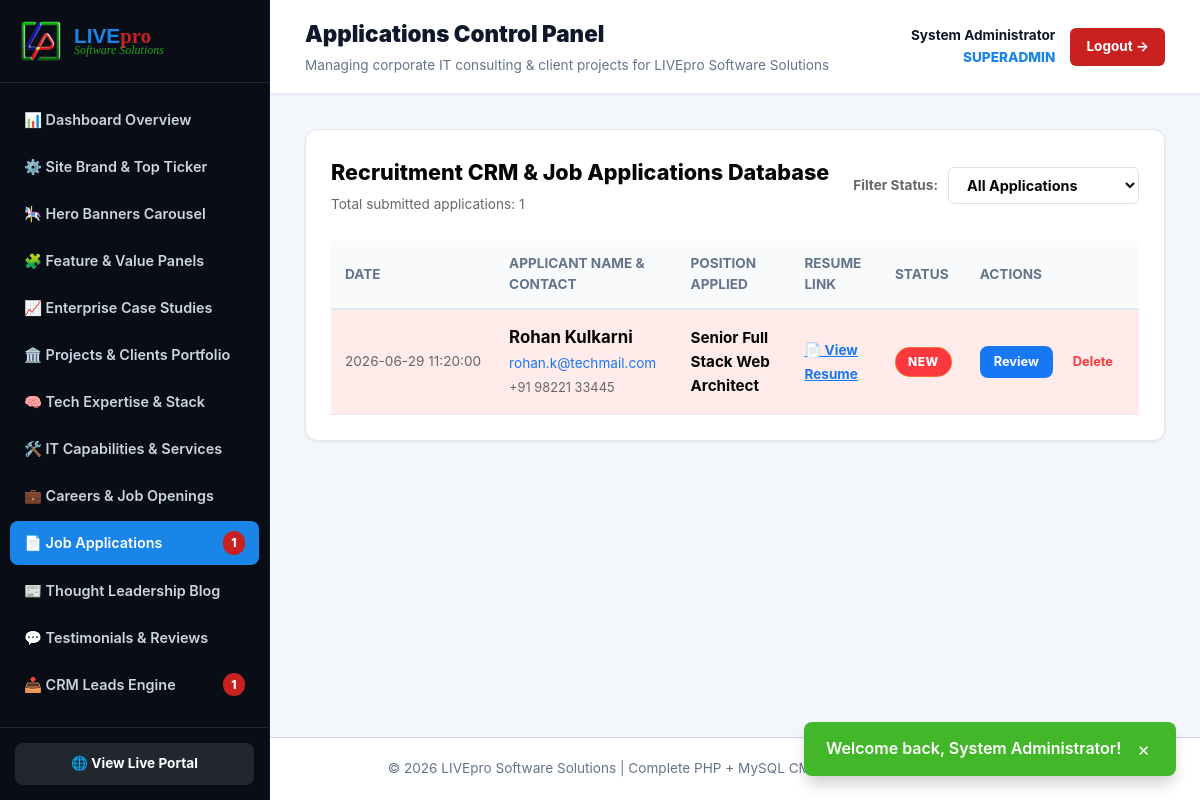
The app's page /admin/applications.php (signed in) with its own data.
### tables this page shows
CREATE TABLE `job_applications` (
  `id` INT(11) UNSIGNED NOT NULL AUTO_INCREMENT,
  `job_id` INT(11) UNSIGNED NOT NULL,
  `job_title` VARCHAR(150) NOT NULL,
  `applicant_name` VARCHAR(100) NOT NULL,
  `email` VARCHAR(100) NOT NULL,
  `phone` VARCHAR(50) NOT NULL,
  `resume_link` VARCHAR(255) NOT NULL,
  `cover_letter` TEXT NULL,
  `status` ENUM('new', 'reviewed', 'shortlisted', 'rejected') DEFAULT 'new',
  `created_at` DATETIME DEFAULT CURRENT_TIMESTAMP,
  PRIMARY KEY (`id`)
);

### admin/applications.php (the view, shortened to what this page needs)
<?php
require_once __DIR__ . '/../includes/functions.php';
$view_id = intval($_GET['view'] ?? 0);
$filter_status = $_GET['filter'] ?? 'all';
require_once __DIR__ . '/includes/header.php';
if ($view_id > 0):
    $stmt = $pdo->prepare("SELECT * FROM job_applications WHERE id = ?");
    $stmt->execute([$view_id]);
    $app = $stmt->fetch();
    if (!$app) {
        flash_message("Application record not found.", "error");
        header("Location: applications.php");
        exit;
    }
    if ($app['status'] === 'new') {
        update_job_application_status($view_id, 'reviewed');
        $app['status'] = 'reviewed';
    }
?>
    <div class="admin-card" style="max-width: 800px; margin: 0 auto;">
      <div style="display: flex; justify-content: space-between; align-items: center; margin-bottom: 25px; border-bottom: 1px solid #dddfe2; padding-bottom: 15px;">
        <div>
          <span class="badge badge-primary">Candidate ID: #<?= $app['id']; ?></span>
          <h3 style="font-size: 1.5rem; font-weight: 800; margin: 6px 0 0 0; color: #050505;">Candidate Application Review</h3>
        </div>
        <a href="applications.php" class="btn" style="background: #f0f2f5; color: #65676b; text-decoration: none; font-size: 0.85rem;">&larr; Back to Applications Table</a>
      </div>
      <div style="background: #f0f2f5; border: 1px solid #dddfe2; padding: 25px; border-radius: 8px; margin-bottom: 25px; display: grid; grid-template-columns: 1fr 1fr; gap: 20px;">
        <div>
          <span style="font-size: 0.8rem; color: #65676b; font-weight: 700; display: block;">APPLICANT NAME</span>
          <strong style="font-size: 1.15rem; color: #050505;"><?= htmlspecialchars($app['applicant_name']); ?></strong>
        </div>
        <div>
          <span style="font-size: 0.8rem; color: #65676b; font-weight: 700; display: block;">CURRENT APPLICATION STATUS</span>
          <?php
            $badges = ['new' => 'badge-warning', 'reviewed' => 'badge-primary', 'shortlisted' => 'badge-accent', 'rejected' => 'badge-warning'];
            $b_class = $badges[$app['status']] ?? 'badge-primary';
          ?>
          <span class="badge <?= $b_class; ?>" style="font-size: 0.85rem; padding: 6px 14px; margin-top: 4px;"><?= strtoupper(htmlspecialchars($app['status'])); ?></span>
        </div>
        <div>
          <span style="font-size: 0.8rem; color: #65676b; font-weight: 700; display: block;">EMAIL ADDRESS</span>
          <a href="mailto:<?= htmlspecialchars($app['email']); ?>" style="color: #1877f2; font-weight: 600; text-decoration: none; font-size: 1.05rem;"><?= htmlspecialchars($app['email']); ?></a>
        </div>
        <div>
          <span style="font-size: 0.8rem; color: #65676b; font-weight: 700; display: block;">MOBILE NUMBER</span>
          <a href="tel:<?= htmlspecialchars($app['phone']); ?>" style="color: #42b72a; font-weight: 600; text-decoration: none; font-size: 1.05rem;"><?= htmlspecialchars($app['phone']); ?></a>
        </div>
      </div>
      <div style="margin-bottom: 25px;">
        <span style="font-size: 0.8rem; color: #65676b; font-weight: 700; display: block; margin-bottom: 6px;">POSITION APPLIED FOR</span>
        <h4 style="font-size: 1.25rem; font-weight: 800; color: #1877f2; margin: 0 0 15px 0; background: #e8f0fe; padding: 12px 18px; border-radius: 6px; border-left: 4px solid #1877f2;">
          <?= htmlspecialchars($app['job_title']); ?>
        </h4>
        <span style="font-size: 0.8rem; color: #65676b; font-weight: 700; display: block; margin-bottom: 6px;">RESUME / PORTFOLIO LINK</span>
        <div style="background: white; border: 1px solid #dddfe2; padding: 15px 20px; border-radius: 6px; margin-bottom: 20px;">
          <a href="<?= htmlspecialchars($app['resume_link']); ?>" target="_blank" style="color: #1877f2; font-weight: 700; text-decoration: underline; font-size: 1.05rem; display: flex; align-items: center; gap: 8px;">
            📄 Open Candidate Resume &rarr;
          </a>
        </div>
        <?php if (!empty($app['cover_letter'])): ?>
          <span style="font-size: 0.8rem; color: #65676b; font-weight: 700; display: block; margin-bottom: 6px;">COVER LETTER / INTRODUCTION</span>
          <div style="background: white; border: 1px solid #dddfe2; padding: 25px; border-radius: 6px; font-size: 1.05rem; line-height: 1.8; color: #333; white-space: pre-line;">
            <?= htmlspecialchars($app['cover_letter']); ?>
          </div>
        <?php endif; ?>
      </div>
      <div style="background: #050505; color: white; padding: 25px; border-radius: 8px; display: flex; align-items: center; justify-content: space-between; flex-wrap: wrap; gap: 20px;">
        <div>
          <span style="font-size: 0.85rem; color: #e4e6eb; display: block; margin-bottom: 6px;">Update Recruitment Status:</span>
          <div style="display: flex; gap: 8px;">
            <a href="applications.php?action=status&id=<?= $app['id']; ?>&status=reviewed" class="btn btn-sm" style="background: #333; color: white; text-decoration: none;">Mark Reviewed</a>
            <a href="applications.php?action=status&id=<?= $app['id']; ?>&status=shortlisted" class="btn btn-sm" style="background: #42b72a; color: white; text-decoration: none; font-weight: 800;">⭐ Shortlist Candidate</a>
            <a href="applications.php?action=status&id=<?= $app['id']; ?>&status=rejected" class="btn btn-sm" style="background: #fa383e; color: white; text-decoration: none;">Reject</a>
          </div>
        </div>
        <div style="display: flex; gap: 12px;">
          <a href="mailto:<?= htmlspecialchars($app['email']); ?>?subject=RE: Application for <?= urlencode($app['job_title']); ?> at LIVEpro Software Solutions&body=Dear <?= urlencode($app['applicant_name']); ?>,%0D%0A%0D%0AThank you for applying to LIVEpro Software Solutions.%0D%0A%0D%0A" class="btn btn-primary" style="text-decoration: none;">
            ✉️ Email Candidate
          </a>
          <a href="https://wa.me/<?= preg_replace('/[^0-9]/', '', $app['phone']); ?>" target="_blank" class="btn btn-accent" style="text-decoration: none;">
            💬 WhatsApp
          </a>
          <a href="applications.php?action=delete&id=<?= $app['id']; ?>" onclick="return confirm('Delete this candidate record permanently?')" class="btn btn-danger" style="text-decoration: none;">
            🗑️ Delete
          </a>
        </div>
      </div>
    </div>
<?php else:
    $apps = get_job_applications($filter_status);
?>
    <div class="admin-card">
      <div style="display: flex; justify-content: space-between; align-items: center; margin-bottom: 25px; flex-wrap: wrap; gap: 15px;">
        <div>
          <h3 style="font-size: 1.35rem; font-weight: 800; margin: 0; color: #050505;">Recruitment CRM &amp; Job Applications Database</h3>
          <p style="color: #65676b; font-size: 0.85rem; margin: 4px 0 0 0;">Total submitted applications: <?= count($apps); ?></p>
        </div>
        <div style="display: flex; align-items: center; gap: 10px;">
          <span style="font-size: 0.85rem; font-weight: 700; color: #65676b;">Filter Status:</span>
          <select onchange="window.location.href='applications.php?filter=' + this.value" style="padding: 8px 14px; border: 1px solid #dddfe2; border-radius: 6px; font-size: 0.9rem; font-weight: 700; background: white; color: #050505;">
            <option value="all" <?= $filter_status === 'all' ? 'selected' : ''; ?>>All Applications</option>
          </select>
        </div>
      </div>
      <div style="overflow-x: auto;">
        <table class="admin-table">
          <thead>
            <tr>
              <th>Date</th>
              <th>Applicant Name &amp; Contact</th>
              <th>Position Applied</th>
              <th>Resume Link</th>
              <th>Status</th>
              <th>Actions</th>
            </tr>
          </thead>
          <tbody>
            <?php if (empty($apps)): ?>
              <tr><td colspan="6" style="text-align: center; padding: 35px; color: #65676b;">No job applications found matching this status filter.</td></tr>
            <?php else: ?>
              <?php foreach ($apps as $app): ?>
                <tr style="<?= $app['status'] === 'new' ? 'background: #ffebe9;' : ''; ?>">
                  <td style="color: #65676b; font-size: 0.85rem; white-space: nowrap;"><?= htmlspecialchars($app['created_at']); ?></td>
                  <td>
                    <strong style="color: #050505; font-size: 1.05rem;"><?= htmlspecialchars($app['applicant_name']); ?></strong><br>
                    <a href="mailto:<?= htmlspecialchars($app['email']); ?>" style="color: #1877f2; font-size: 0.85rem; text-decoration: none;"><?= htmlspecialchars($app['email']); ?></a><br>
                    <span style="color: #65676b; font-size: 0.8rem;"><?= htmlspecialchars($app['phone']); ?></span>
                  </td>
                  <td><strong style="color: #050505;"><?= htmlspecialchars($app['job_title']); ?></strong></td>
                  <td><a href="<?= htmlspecialchars($app['resume_link']); ?>" target="_blank" style="color: #1877f2; font-weight: 700; font-size: 0.85rem; text-decoration: underline;">📄 View Resume</a></td>
                  <td>
                    <?php
                      $badges = ['new' => 'badge-warning', 'reviewed' => 'badge-primary', 'shortlisted' => 'badge-accent', 'rejected' => 'badge-warning'];
                      $b_class = $badges[$app['status']] ?? 'badge-primary';
                    ?>
                    <span class="badge <?= $b_class; ?>" style="<?= $app['status'] === 'new' ? 'background: #fa383e; color: white;' : ''; ?>">
                      <?= strtoupper(htmlspecialchars($app['status'])); ?>
                    </span>
                  </td>
                  <td>
                    <div style="display: flex; gap: 8px;">
                      <a href="applications.php?view=<?= $app['id']; ?>" class="btn" style="background: #1877f2; color: white; padding: 6px 14px; font-size: 0.8rem; text-decoration: none; font-weight: 700;">Review</a>
                      <a href="applications.php?action=delete&id=<?= $app['id']; ?>" onclick="return confirm('Delete this application permanently?')" class="btn" style="background: #ffebe9; color: #fa383e; padding: 6px 12px; font-size: 0.8rem; text-decoration: none;">Delete</a>
                    </div>
                  </td>
                </tr>
              <?php endforeach; ?>
            <?php endif; ?>
          </tbody>
        </table>
      </div>
    </div>
<?php endif; ?>
<?php require_once __DIR__ . '/includes/footer.php'; ?>

### assets/css/style.css (style rules this page uses)
:root { --primary: #1a85e8; --primary-hover: #1060b0; --accent: #22a316; --accent-hover: #198010; --danger: #c92020; --danger-hover: #9e1717; --warning: #f2c10d; --bg-main: #090d16; --bg-surface: #ffffff; --bg-card: #ffffff; --bg-light: #f3f6fa; --text-main: #0f172a; --text-muted: #64748b; --text-light: #ffffff; --text-light-muted: #cbd5e1; --border-color: #e2e8f0; --border: #e2e8f0; --border-dark: #334155; --shadow-sm: 0 1px 3px rgba(0, 0, 0, 0.08); --shadow-md: 0 4px 6px -1px rgba(26, 133, 232, 0.1), 0 2px 4px -1px rgba(0, 0, 0, 0.06); --shadow-lg: 0 12px 28px 0 rgba(15, 23, 42, 0.15), 0 2px 4px 0 rgba(0, 0, 0, 0.08); --shadow-xl: 0 20px 40px rgba(15, 23, 42, 0.25); --radius: 12px; --radius-sm: 8px; --transition: all 0.25s cubic-bezier(0.4, 0, 0.2, 1); }
* { box-sizing: border-box; margin: 0; padding: 0; }
body { font-family: -apple-system, BlinkMacSystemFont, "Segoe UI", Roboto, Helvetica, Arial, sans-serif; color: var(--text-main); background-color: var(--bg-light); line-height: 1.6; overflow-x: hidden; }
a { color: inherit; text-decoration: none; cursor: pointer; }
button, input, select, textarea { font-family: inherit; font-size: inherit; }
.btn { display: inline-flex; align-items: center; justify-content: center; gap: 8px; padding: 12px 24px; border-radius: var(--radius-sm); font-weight: 700; cursor: pointer; border: none; transition: var(--transition); font-size: 0.95rem; text-decoration: none; }
.badge { display: inline-block; padding: 4px 12px; border-radius: 9999px; font-size: 0.75rem; font-weight: 800; text-transform: uppercase; letter-spacing: 0.5px; }
.badge-warning { background-color: rgba(242, 193, 13, 0.2); color: #a88406; border: 1px solid rgba(242, 193, 13, 0.4); }
body.admin-body, body:has(.admin-sidebar) { display: flex !important; flex-direction: row !important; min-height: 100vh; margin: 0; padding: 0; background: #f3f6fa; }
.admin-card { background: #ffffff; border: 1px solid var(--border-color); border-radius: 12px; padding: 25px; margin-bottom: 25px; box-shadow: 0 1px 3px rgba(0, 0, 0, 0.08); }
.admin-table { width: 100%; border-collapse: collapse; text-align: left; }
.admin-table th { padding: 12px 14px; background: #f8fafc; font-weight: 700; font-size: 0.85rem; color: #64748b; text-transform: uppercase; border-bottom: 2px solid var(--border-color); }
.admin-table td { padding: 14px; border-bottom: 1px solid var(--border-color); font-size: 0.95rem; vertical-align: middle; }

### records on screen
job_applications: created_at "2026-06-29 11:20:00", applicant_name "Rohan Kulkarni", email "rohan.k@techmail.com", phone "+91 98221 33445", job_title "Senior Full Stack Web Architect", status "NEW"

### other values on screen
$flash['msg'] "Welcome back, System Administrator!"
$unread_apps "1"
$unread_inq "1"
$admin_page "Applications"
$settings['company_name'] "LIVEpro Software Solutions"
$_SESSION['admin_full_name'] "System Administrator"
$_SESSION['admin_role'] "SUPERADMIN"
count($apps) "1"
